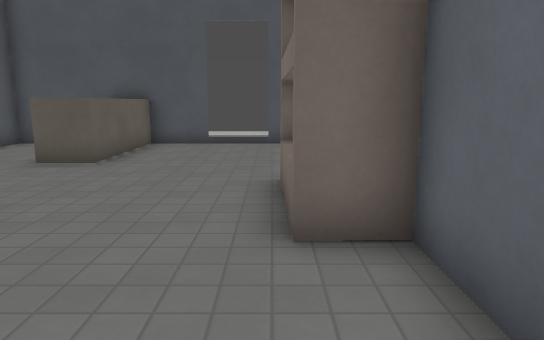
View 1 (above)

17 first-person views from a walk through a level from a Godot 3-D game. The camera is 1.4 m above the floor, tilts 10° down and sees 70° across. The floor is counted in squares, 1 m on a side. Each view is taken from the middle of a square. On the plan, view 1 faces up. The plan holds only what a view shows up to about 16 squares ahead; the rest is blank. The place goes on beyond the plan. Surface patterns are stand-ins for the level's own textures.

View 2
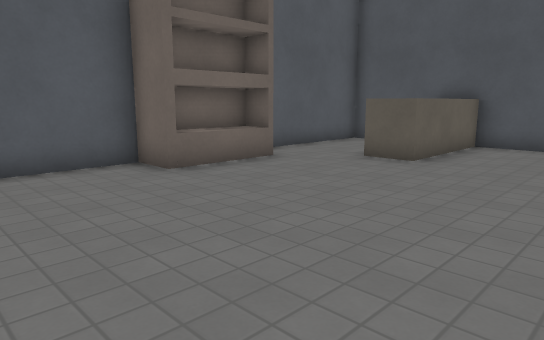

View 3
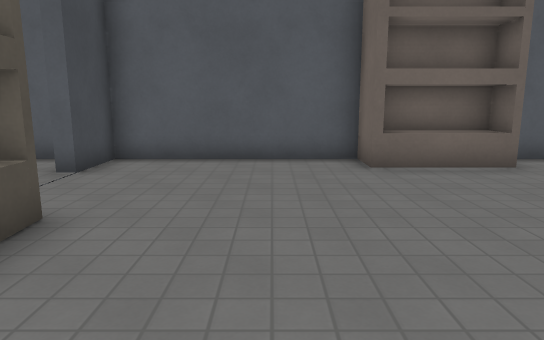

View 4
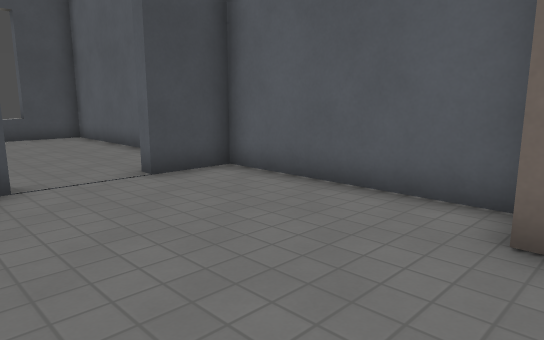

View 5
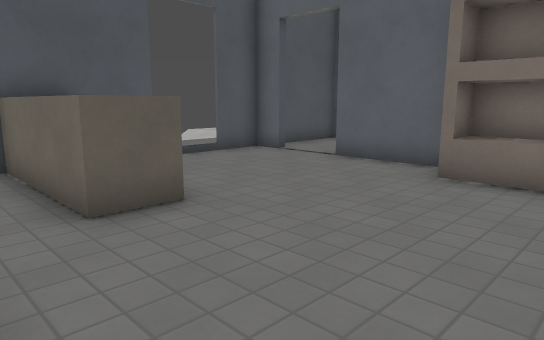

View 6
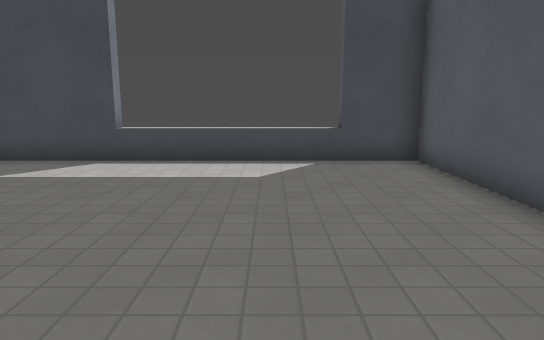

View 7
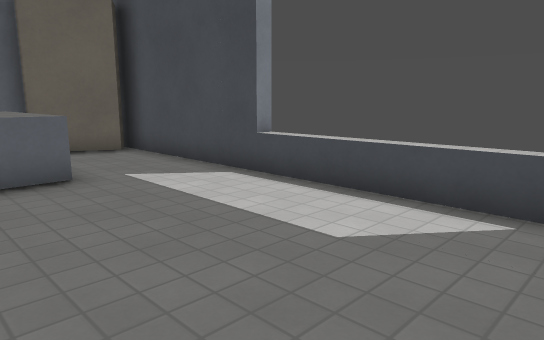

View 8
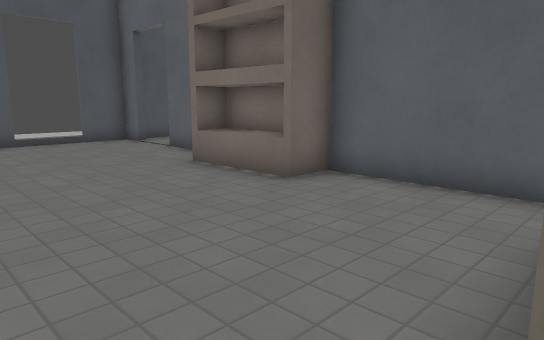

View 9
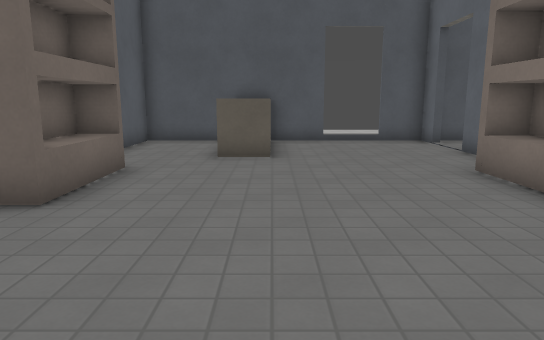

View 10
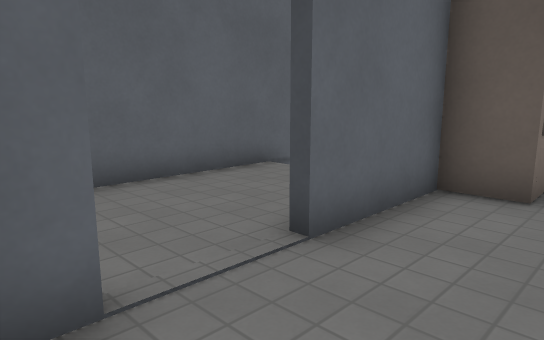

View 11
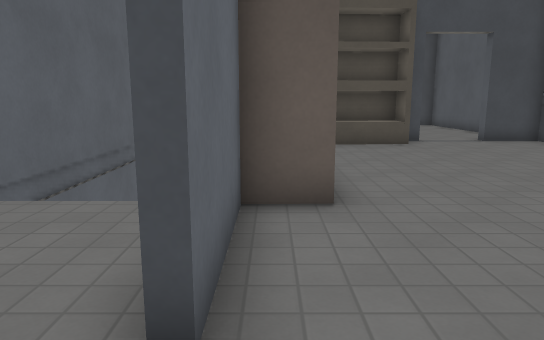

View 12
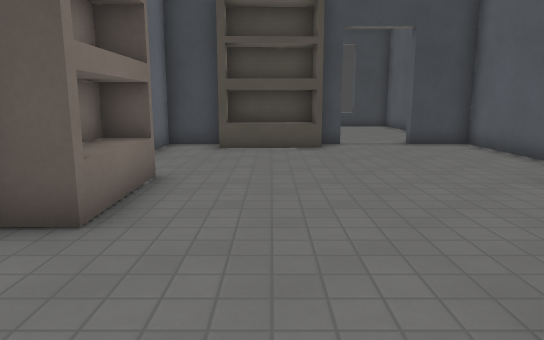

View 13
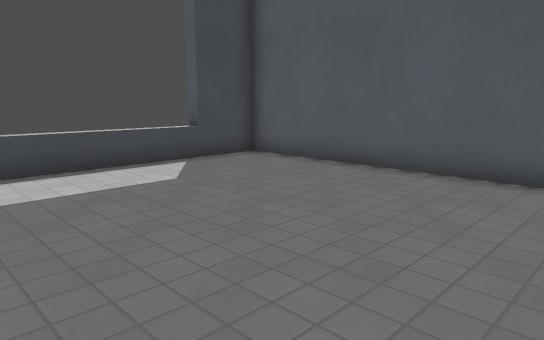

View 14
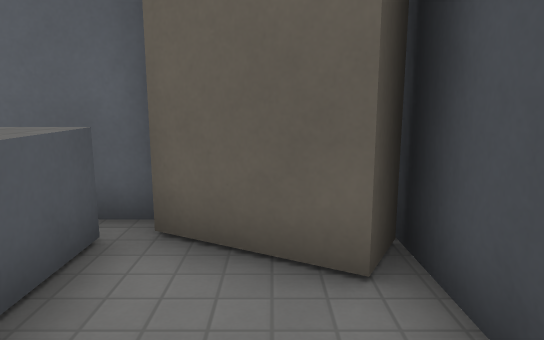

View 15
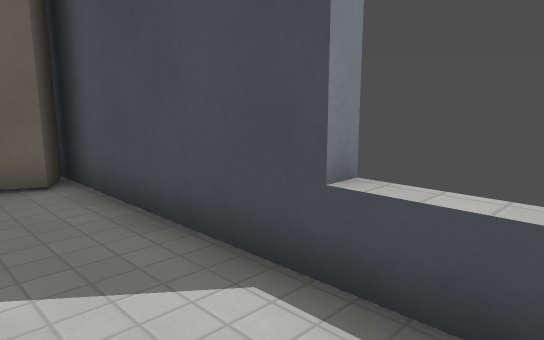

View 16
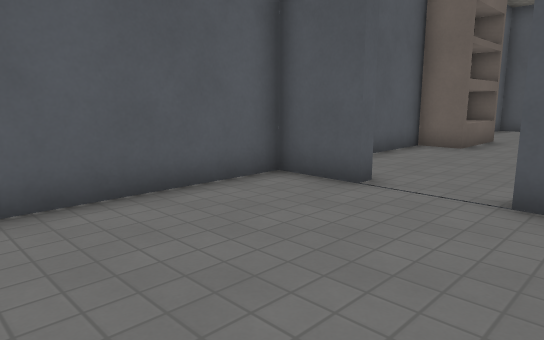

View 17
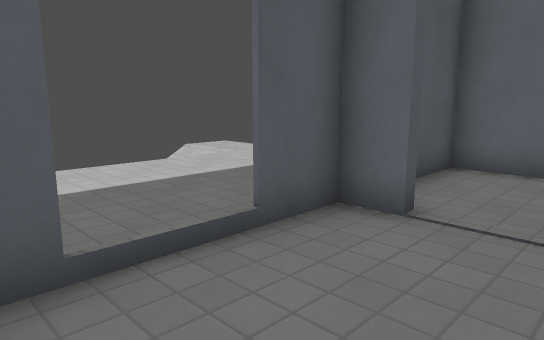

### Floor plan
Key: @ floor where view 1 was taken; # wall or solid block; . main floor; - floor 6.75 m lower than the main floor; / step, stairs or slope; = window, fence, low wall or low ledge; ^ raised ledge; B block; O other object.
Columns run from 9 left of view 1 to 6 right of it. Each row starts with its distance up from view 1.
 21              /.
 20              /.
 19          /////.
 18         ......
 17         .....
 16        ......
 15        .....
 14        ....
 13 ########.#######
 12 #...BB.........#
 11 #...BB.........#
 10 #...BB.....#...#
  9 #...BB.....#...#
  8 #..........#...#
  7  OO.......O#...#
  6  OO......OO    #
  5  OO......OO    #
  4 #O.......OO    #
  3 #..........#
  2 #..........#
  1 #..........#
  0 #........@.#
 -1 #.....---..=
 -2 ###..-
 -3 #.....  .
 -4 #......
 -5 #.......
 -6 #........
 -7 #.........     #
 -8 #.........- -O^#
 -9 #.............B#
-10 #............BB
-11 #............BB
-12 ###^^^^^#####

Positions as (right, up) in squares from view 1, and headings:
1: (0, 0), facing up
2: (0, 0), facing up-left
3: (1, 2), facing left
4: (-3, 5), facing down-left
5: (-7, 4), facing up-right
6: (-5, -2), facing down
7: (-7, -6), facing down-right
8: (-5, -1), facing up-right
9: (-4, -1), facing up
10: (-1, 13), facing down-right
11: (1, 12), facing down
12: (-2, 11), facing down
13: (-1, -3), facing down-left
14: (1, -10), facing right
15: (-3, -9), facing down-right
16: (-3, -8), facing up-left
17: (-3, 10), facing up-right
